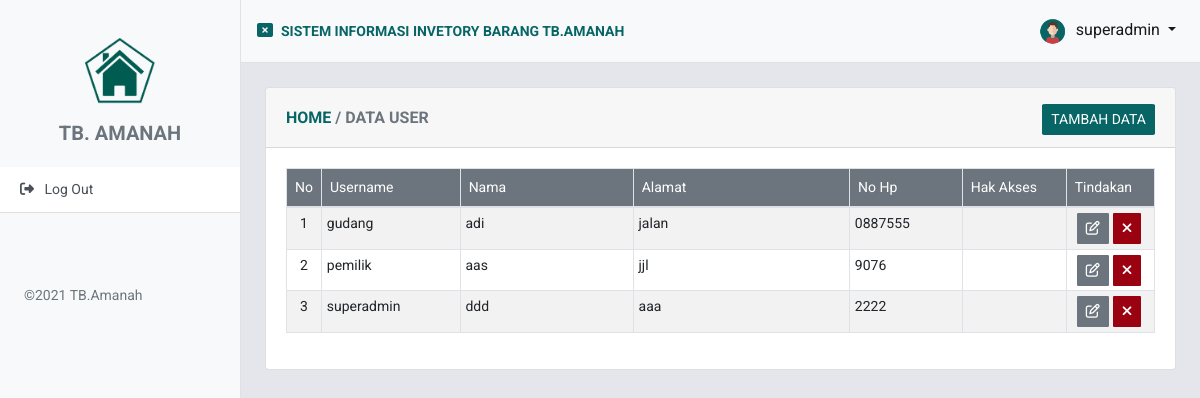
Screenshot of /datauser.php (signed in) with the database file from the repository.
### tables this page shows
CREATE TABLE `tb_user` (
  `id_user` varchar(15) NOT NULL,
  `username` varchar(255) NOT NULL,
  `nama` varchar(255) DEFAULT NULL,
  `alamat` text DEFAULT NULL,
  `no_hp` varchar(25) DEFAULT NULL,
  `jabatan` varchar(255) NOT NULL,
  `password` varchar(255) NOT NULL,
  `foto` text DEFAULT NULL,
  PRIMARY KEY (`id_user`)
);

### datauser.php (the view, shortened to what this page needs)
<!DOCTYPE html>
<html lang="en">
    <?php include 'komponen/header.php'; ?>
    <body>
        <div class="d-flex" id="wrapper" >
         <?php include 'komponen/sidebar.php'; ?>
         <div id="page-content-wrapper">
         <?php include 'komponen/navbar.php'; ?>
 <div class="card m-4">
<div class="card-header">
    <div class="row">
        <div class="col-sm-6 mt-1">
        <h6 class="mt-1"><a href="index.php" class="text-success"><b>HOME </b></a><b class="text-secondary"> / DATA USER</b></h6>
        </div>
        <div class="col-sm-6 text-right mt-1 ">
        <a href=""  class="btn btn-success btn-sm pl-2 pr-2 " data-toggle="modal" data-target="#tambahModal"> TAMBAH DATA </a>
        </div>
    </div>
  </div>
   <div class="card-body">
       <div class="table-responsive">
   <table class="table table-sm table-hover table-bordered table-striped p-2" id="dataTable" style="font-size:14px"  width="100%">
  <thead>
    <tr class="bg-secondary text-white m-2">
      <td width="4%" class="p-2 text-center">No</td>
      <td width="16%" class="p-2">Username</td>
      <td width="20%" class="p-2">Nama</td>
      <td width="25%" class="p-2">Alamat</td>
      <td width="13%" class="p-2">No Hp</td>
      <td width="12%" class="p-2">Hak Akses</td>
      <td width="10%" class="text-right mr-2 p-2">Tindakan&nbsp;&nbsp;&nbsp;&nbsp;</td>
    </tr>
  </thead>
  <tbody>
  <?php
        $no = 1;
        include 'koneksi.php';
        $query = mysqli_query($conn, "SELECT * FROM tb_user ORDER BY id_user ASC");
        while ($data = mysqli_fetch_assoc($query)) {
            $id    = $data['id_user'];
            $usr    = $data['username'];
            $jbt   = $data['hak_akses'];
            $alt   = $data['alamat'];
            $nm    = $data['nama'];
            $hp    = $data['no_hp'];
            ?>
            <tr>
            <td class="text-center"><?= $no++; ?></td>
            <td><?= $usr ?></td>
            <td><?= $nm ?></td>
            <td><?= $alt ?></td>
            <td><?= $hp ?></td>
            <td><?= $jbt ?></td>
            <td  class="text-right mr-2">
            <a href="#" data-toggle="modal" data-target="#editModal" data-id="<?= $id; ?>" class="btn btn-secondary btn-sm "><i class="fa fa-edit"></i></a><a href="aksi/deleteuser.php?id=<?= $id; ?>" onclick="return confirm('Anda yakin mau menghapus data ini ?')" class="btn btn-danger btn-sm ml-1 mr-2 "><i class=" fa fa-times"></i></a>
            </td>
            </tr>
        <?php } ?>
  </tbody>
</table>
   </div>
   </div>
</div>
    </div>
        </div>
            <?php include 'komponen/footer.php'; ?>

### styles/main59.css (style rules this page uses)
body { background-color: #E4E6EB; font-family: 'Assistant', sans-serif; color: #191919; }

### komponen/header.php (style rules this page uses)
body { font-family: 'Roboto', sans-serif; }
.btn { border-radius:4%; }

### rows the page displays
tb_user: username "gudang", nama "adi", alamat "jalan", no_hp "0887555"
tb_user: username "pemilik", nama "aas", alamat "jjl", no_hp "9076"
tb_user: username "superadmin", nama "ddd", alamat "aaa", no_hp "2222"

### other values shown
$sesen_username "superadmin"
